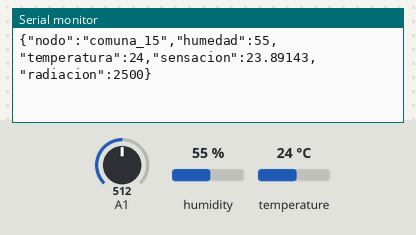
The sketch below on a simulated Arduino Uno, built with avr-gcc and run on an emulated ATmega328P. Parts: the last lines printed to the serial monitor. The inputs (shaded band) are chosen by the test bench; at power-on: humidity 55 %, A1 = 512, temperature 24 °C.

Above: at 3.8 s.
3.9 s: humidity set to 22 %
At 7.4 s:
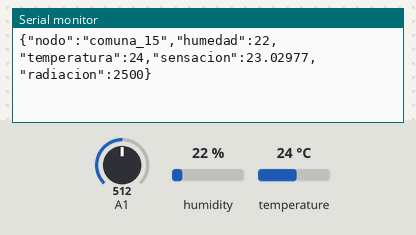
7.9 s: A1 set to 716
At 10.4 s:
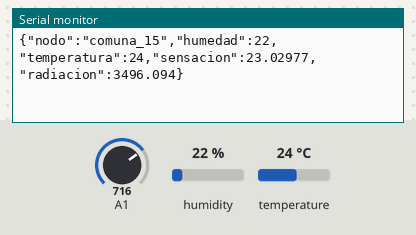
11.9 s: temperature set to 12 °C
At 13.7 s:
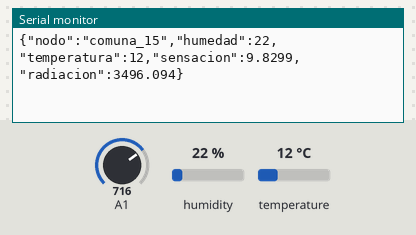
15.9 s: A1 set to 900
At 18.8 s:
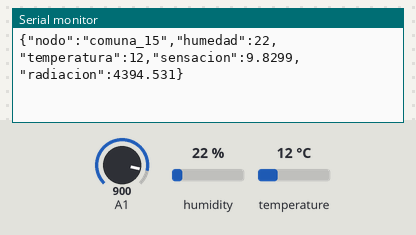
19.9 s: humidity set to 40 %
At 21.9 s:
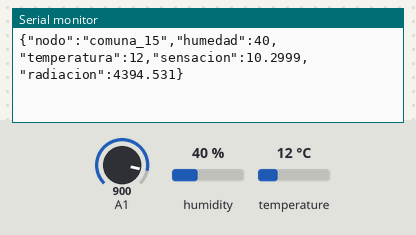
Timing chart, 0 to 23.4 s (numbered marks = the images above; inputs shaded):
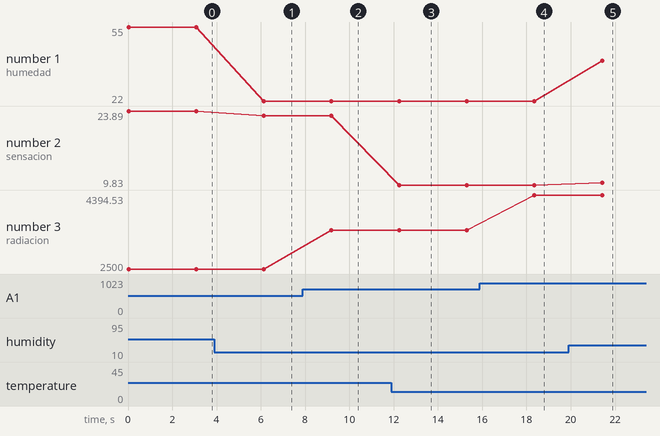

Measured:
- after the input at 3.9 s, the serial monitor: prints a new line after 2.2 s (image 1)
- after the input at 7.9 s, the serial monitor: prints a new line after 1.3 s (image 2)
- after the input at 11.9 s, the serial monitor: prints a new line after 0.35 s (image 3)
- after the input at 15.9 s, the serial monitor: prints a new line after 2.5 s (image 4)
- after the input at 19.9 s, the serial monitor: prints a new line after 1.5 s (image 5)
- plotted number 1: 55 → 22 after the input at 3.9 s, 22 → 40 after the input at 19.9 s
- plotted number 2: 23.89 → 23.03 after the input at 3.9 s, 23.03 → 9.83 after the input at 11.9 s, 9.83 → 10.3 after the input at 19.9 s
- plotted number 3: 2500 → 3496.09 after the input at 7.9 s, 3496.09 → 4394.53 after the input at 15.9 s

The sketch:

Codigo_Arduino.ino
```cpp
#include "DHT.h"
#include <ArduinoJson.h>
DHT dht(2, DHT11);

//variables
float h = 0.0;
float t = 0.0;
float st = 0.0;
String nodo = "comuna_15";
String json = "";
int a1 = 0;
float r = 0.0;

void setup() {
  // put your setup code here, to run once:
  Serial.begin(9600);
  dht.begin();

}

void loop() {
  StaticJsonDocument<200> doc;
  // put your main code here, to run repeatedly:
  h = dht.readHumidity();
  t = dht.readTemperature();
  a1 = analogRead(A1);
  r = a1*4.8828125;

  if(isnan(h) || isnan(t)){
    Serial.println("Error");
  }
  st = dht.computeHeatIndex(t, h, false);

  doc["nodo"] = nodo;
  doc["humedad"] = h;
  doc["temperatura"] = t;
  doc["sensacion"] = st;
  doc["radiacion"] = r;
  serializeJson(doc,json);
  Serial.println(json);
  json = "";
  delay(3000);
}
```
